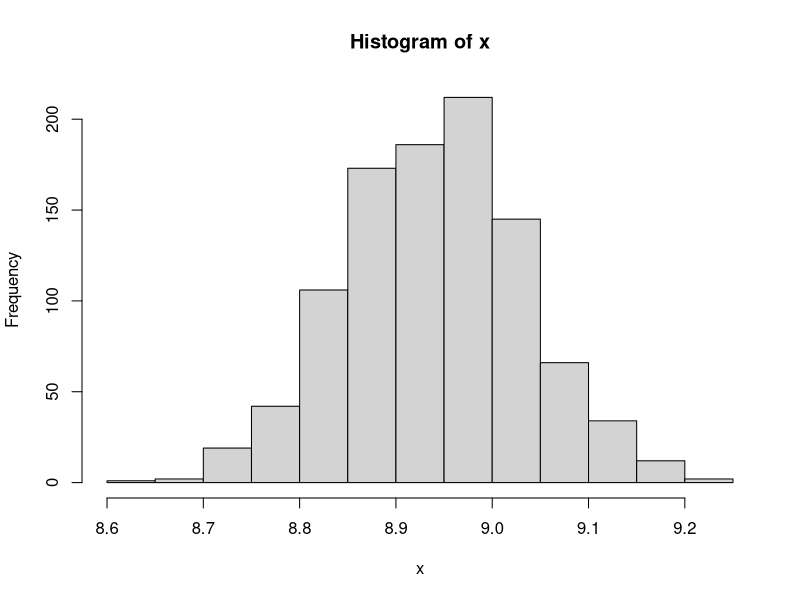
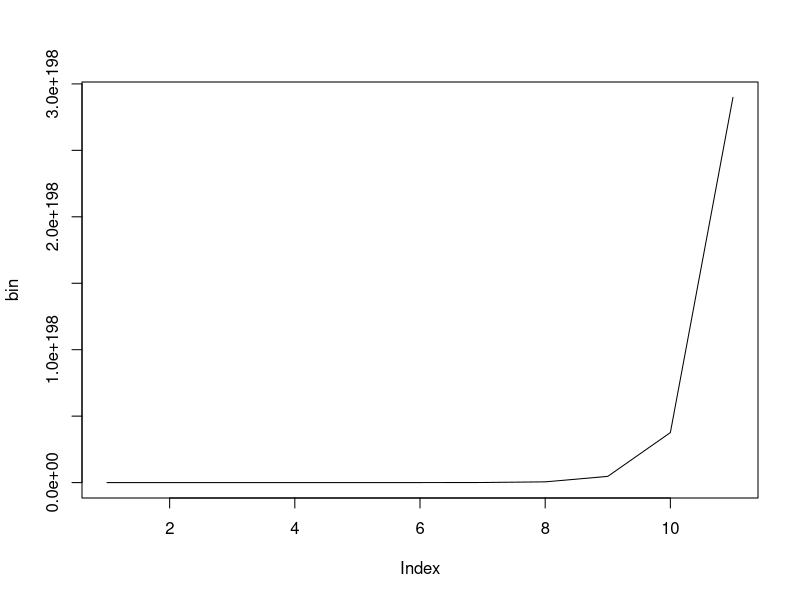

The R script that drew these images, in order:
## ---- chunk 1
location_normal = 1 - pnorm(0, 0, sqrt(1))
prior = 1 - pnorm(0, 1, sqrt(10))
location_normal * prior

## ---- chunk 2
mu = function(x, gam, var, n, mu0) ((1 / gam) + (n / var))^-1 * ((mu0/gam) + (n/var)) * x
sd0 = function(n, var, gam) ((1 / gam) + (n / var))^-1

x = rnorm(n = 1000, 
          mean = mu(x = 8.2, gam = 1, var = 1, n = 10, mu0 = 2), 
          sd = sd0(n = 10, var = 1, gam = 1))

error = sd(x) / sqrt(length(x))
mean(x) - error; mean(x) + error

hist(x)
## ---- chunk 3
theta = 40:50
bin = choose(100, 50) * theta^50 * (1 - theta)^(100 - 50)
abs.bin = abs(bin - 50)
plot(bin, type = "l")

